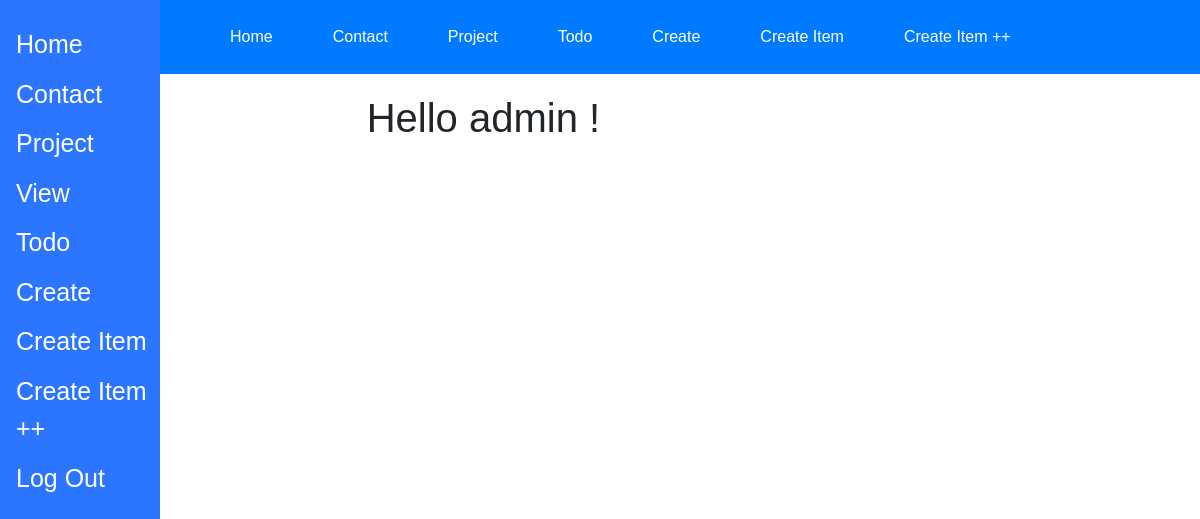
The app's page /view/ (signed in), older data.
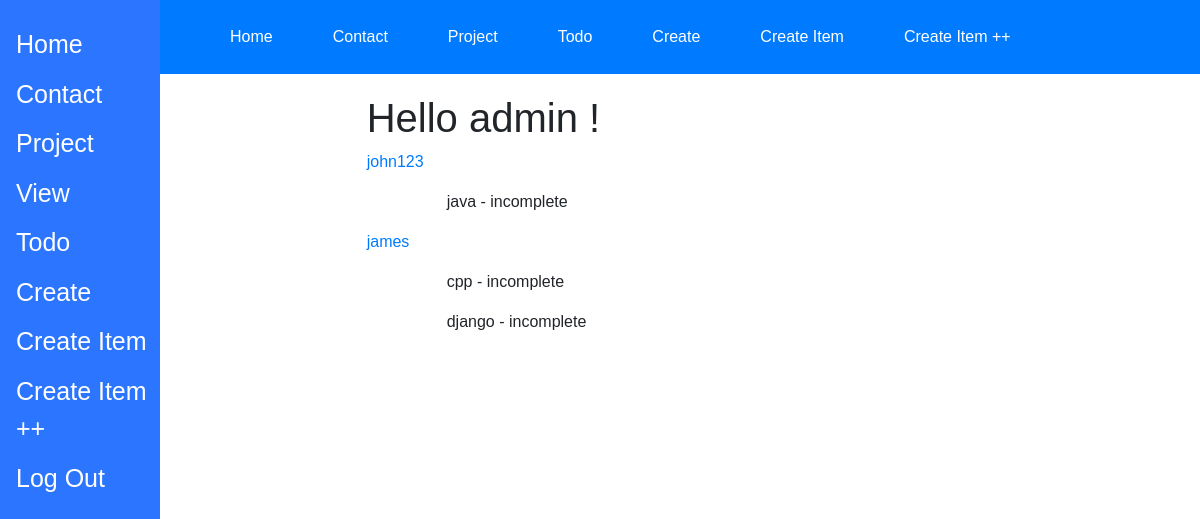
The same page, newer data.
### main/models.py (models this page shows, shortened)
class ToDoList(models.Model):
    usr = models.ForeignKey(User, on_delete=models.CASCADE, related_name='todolist', null=True)
    name = models.CharField(max_length=200)
    def __str__(self):
        return self.name

class Item(models.Model):
    todolist = models.ForeignKey(ToDoList, default=1,on_delete=models.CASCADE)
    text = models.CharField(max_length=300)
    complete = models.BooleanField()

### main/views.py (the view)
# urls.py: path("view/", views.view, name="view"),
def view(request):
    user = request.user
    ls = request.user.todolist.all()
    print(ls)
    return render(request, 'view.html', {'user': user, 'ls': ls})

### main/templates/view.html (shortened to what this page needs)
{% extends 'base.html' %}
{% load static %}
{% block extrahead %}
  <link rel="stylesheet" href="{% static 'css/todo.css' %}" />
{% endblock %}
{% block content %}
  <h1>Hello {{user}} {{email}}!</h1>
  {% for td in ls %}
    <p><a href="/createitem/{{td.id}}">{{td.name}}</p></a>
    {% for item in td.item_set.all %}
    <ul style="padding-left: 80px;">
      {{item.text}} -
      {% if item.complete %} completed {% else %} incomplete {% endif %}
    </ul>
    {% endfor %}
  {% endfor %}
{% endblock %}

Row changes from the older to the newer data that the page shows:
added ToDoList: name "john123"
added Item: text "java", complete "incomplete", shown under "john123"
added ToDoList: name "james"
added Item: text "cpp", complete "incomplete", shown under "james"
added Item: text "django", complete "incomplete", shown under "james"
